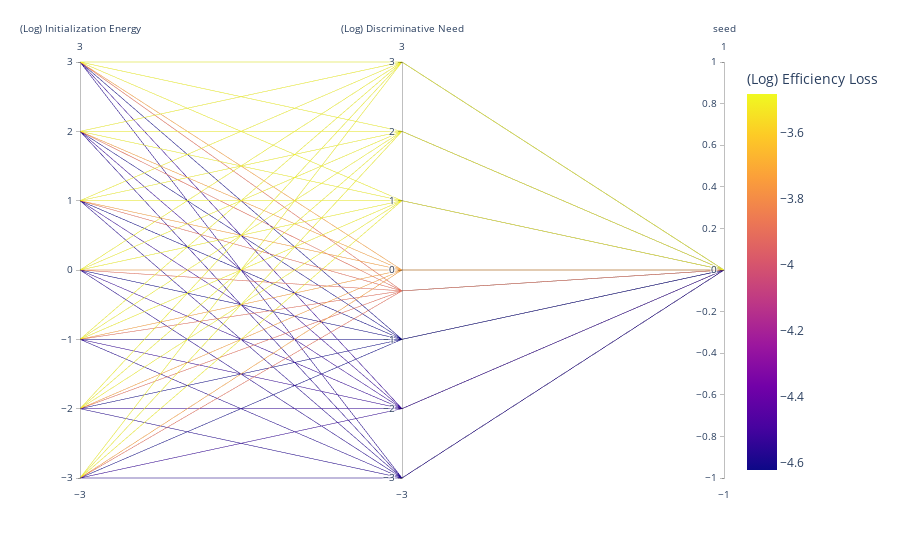

Write notebook code for a chart like this one.
### Markdown cell above
#### Visualize parameter sweep with parcoord plot

### Code cell
import plotly.express as px

parallel_data = df_final_points.copy()

parallel_data["discriminative_need_gamma"] = np.log10(parallel_data["discriminative_need_gamma"])

parallel_data["log_eps"] = np.log10(parallel_data["min_epsilon"])

fig = px.parallel_coordinates(
    data_frame=parallel_data, 
    dimensions=[
        "population_init_gamma",
        "discriminative_need_gamma",
        "seed",
        ],
    # color="min_epsilon",
    color="log_eps",
    # color="efficiency",
    labels={
        "population_init_gamma": "(Log) Initialization Energy",
        "discriminative_need_gamma":"(Log) Discriminative Need",
        # "min_epsilon": "Efficiency Loss",
        "log_eps": "(Log) Efficiency Loss",
        },
    # color_continuous_scale='viridis',
)
fig.show()

### Figure 1 — Plotly figure (JSON) as saved in the notebook; plotly's stock layout.template omitted (floating-point values rounded to 4 significant figures)
{"data": [{"dimensions": [{"label": "(Log) Initialization Energy", "values": [2, 3, -1, 1, 0, -3, -2, 2, 3, -1, 1, 0, -3, -2, 2, 3, -1, 1, 0, -3, -2, 2, 3, -1, 1, 0, -3, -2, 2, 3, -1, 1, 0, -3, -2, 2, 3, -1, 1, 0, -3, -2, 2, 3, -1, 1, 0, -3, -2, 2, 3, -1, 1, 0, -3, -2]}, {"label": "(Log) Discriminative Need", "values": [0, 0, 0, 0, 0, 0, 0, 1, 1, 1, 1, 1, 1, 1, -1, -1, -1, -1, -1, -1, -1, -0.301, -0.301, -0.301, -0.301, -0.301, -0.301, -0.301, -3, -3, -3, -3, -3, -3, -3, 3, 3, 3, 3, 3, 3, 3, 2, 2, 2, 2, 2, 2, 2, -2, -2, -2, -2, -2, -2, -2]}, {"label": "seed", "values": [0, 0, 0, 0, 0, 0, 0, 0, 0, 0, 0, 0, 0, 0, 0, 0, 0, 0, 0, 0, 0, 0, 0, 0, 0, 0, 0, 0, 0, 0, 0, 0, 0, 0, 0, 0, 0, 0, 0, 0, 0, 0, 0, 0, 0, 0, 0, 0, 0, 0, 0, 0, 0, 0, 0, 0]}], "domain": {"x": [0, 1], "y": [0, 1]}, "line": {"color": [-3.74, -3.739, -3.74, -3.74, -3.74, -3.74, -3.74, -3.504, -3.502, -3.504, -3.504, -3.504, -3.504, -3.504, -4.62, -4.622, -4.62, -4.62, -4.621, -4.621, -4.621, -3.904, -3.904, -3.905, -3.905, -3.905, -3.905, -3.905, -4.577, -4.576, -4.577, -4.576, -4.577, -4.577, -4.577, -3.504, -3.484, -3.504, -3.504, -3.504, -3.504, -3.504, -3.504, -3.499, -3.504, -3.504, -3.504, -3.504, -3.504, -4.536, -4.537, -4.536, -4.537, -4.536, -4.536, -4.536], "coloraxis": "coloraxis"}, "name": "", "type": "parcoords"}], "layout": {"coloraxis": {"colorbar": {"title": {"text": "(Log) Efficiency Loss"}}, "colorscale": [[0, "#0d0887"], [0.1111, "#46039f"], [0.2222, "#7201a8"], [0.3333, "#9c179e"], [0.4444, "#bd3786"], [0.5556, "#d8576b"], [0.6667, "#ed7953"], [0.7778, "#fb9f3a"], [0.8889, "#fdca26"], [1, "#f0f921"]]}, "legend": {"tracegroupgap": 0}, "margin": {"t": 60}}}
